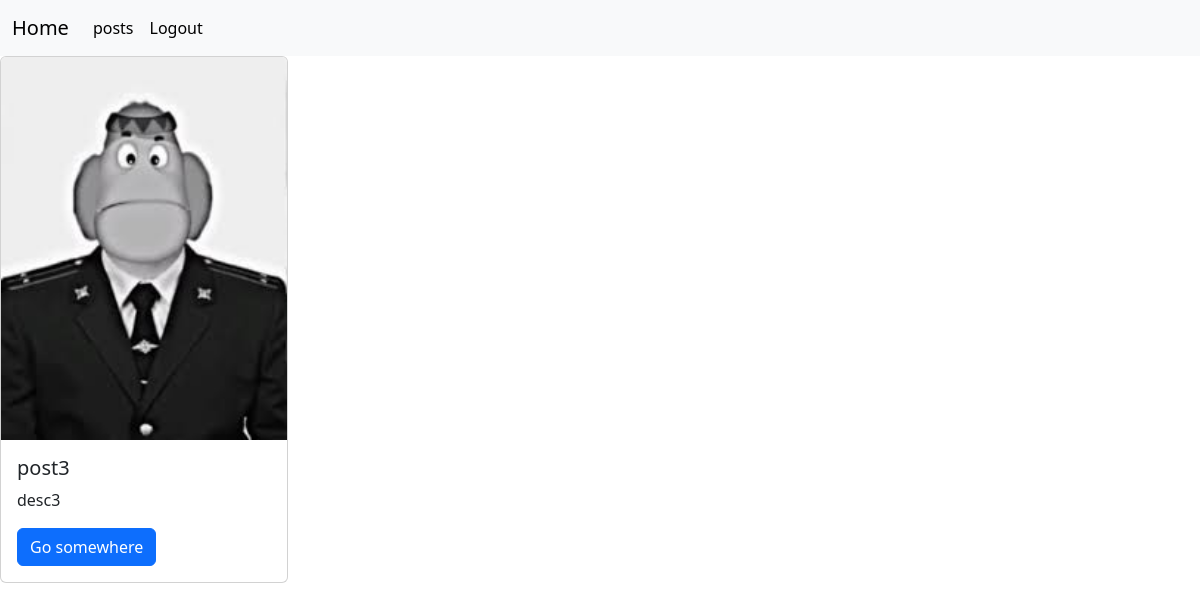
Page /posts/3/ (signed in) on the committed database.
### posts/models.py (models this page shows, shortened)
class Post(models.Model):
    image = models.ImageField(null=True)
    title = models.CharField(max_length=156)
    content = models.CharField(max_length=356)
    rate = models.IntegerField(null=True)
    created_at = models.DateTimeField(auto_now_add=True,null=True)
    updated_at = models.DateTimeField(auto_now=True,null=True)
    category = models.ForeignKey(Category, on_delete=models.CASCADE, null=True)
    tags = models.ManyToManyField(Tag, blank=True)

### posts/views.py (the view)
# urls.py: path('posts/<int:post_id>/', post_detail_view),
@login_required(login_url="login")
def post_detail_view(request, post_id):
    post = Post.objects.get(id=post_id)
    return render(request, "posts/post_detail.html", {"post": post})

### templates/posts/post_detail.html (shortened to what this page needs)
{% extends 'base.html' %}
{% load static %}
    {% block content %}
    <div class="card" style="width: 18rem;">
      {% if post.image %}
        <img src="{{ post.image.url }}" class="card-img-top" alt="...">
      {% else %}
          <img src="{% static 'placeholder.png' %}" class="card-img-top" alt="...">
      {% endif %}
        <div class="card-body">
          <h5 class="card-title">{{ post.title }}</h5>
          <p class="card-text">{{ post.content }}</p>
          <a href="/posts/{{ post.id }}/" class="btn btn-primary">Go somewhere</a>
        </div>
    </div>
{% endblock %}

### rows in the picture
Post: image (picture), title "post3", content "desc3"
